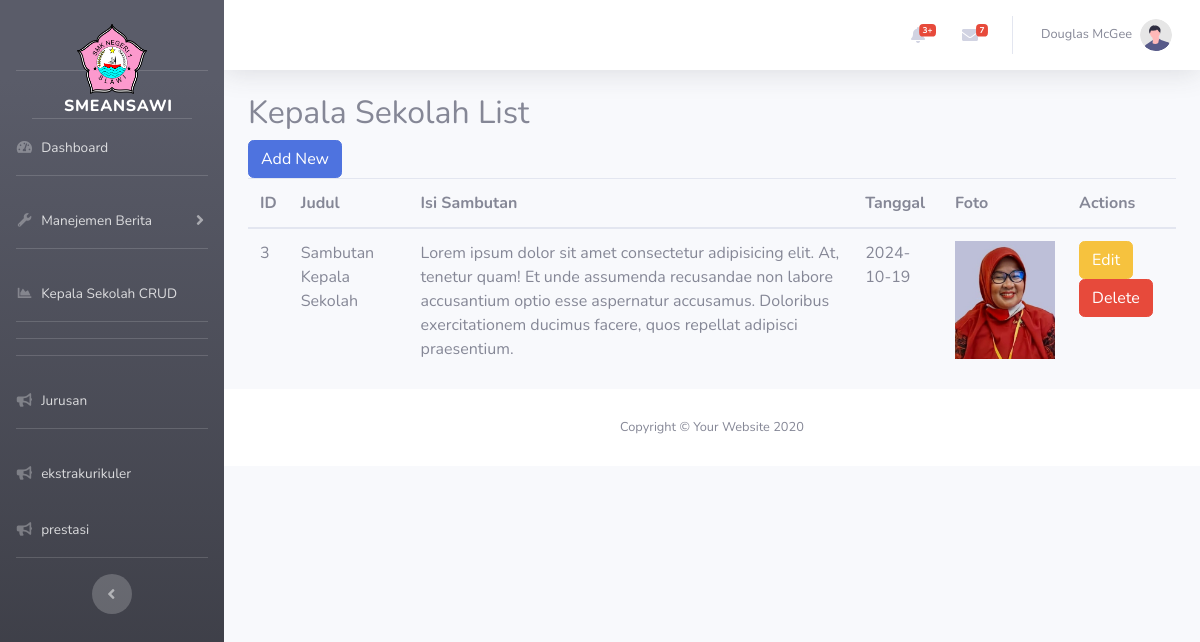
Before: /index.php/kepalasekolah with the older database file.
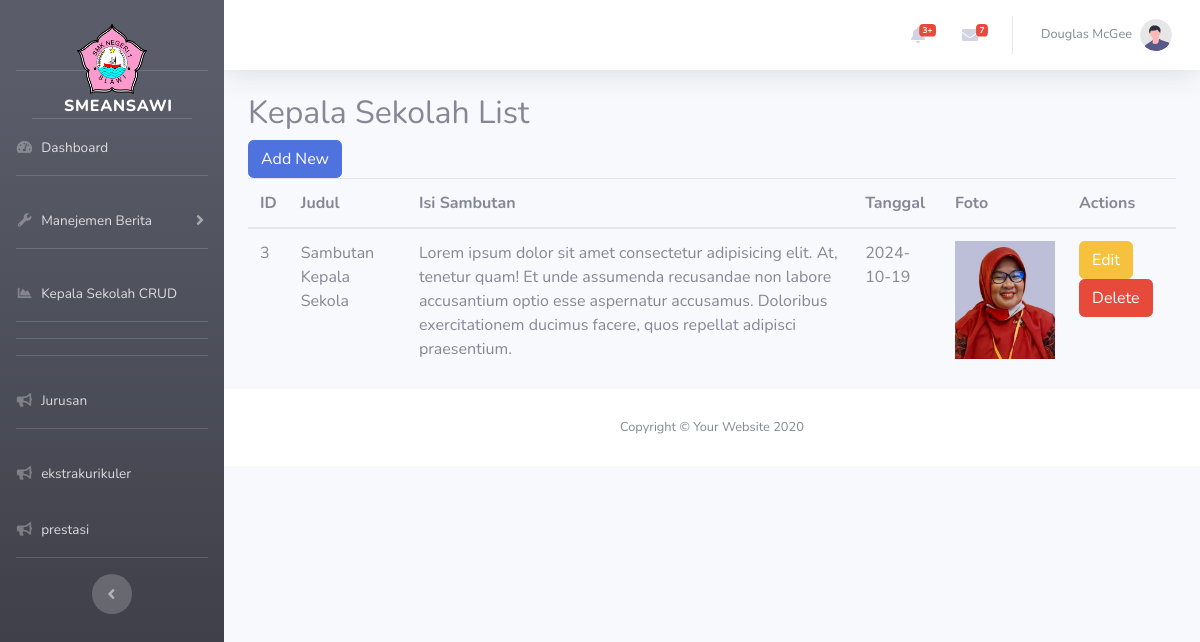
After: the same page with the newer database file.
### tables this page shows
CREATE TABLE `kepalasekolah` (
  `id` int NOT NULL,
  `judul` varchar(255) NOT NULL,
  `isisambutan` text NOT NULL,
  `tanggal` date NOT NULL,
  `foto` varchar(255) DEFAULT NULL,
  `user_id` int DEFAULT NULL
);

### application/controllers/Kepalasekolah.php (called while the page is built, shortened)
<?php
class Kepalasekolah extends CI_Controller {
    public function __construct() {
        $this->load->model('Kepalasekolah_model');
        $this->load->library('form_validation');
    }
    public function index() {
        $data['kepalasekolah'] = $this->Kepalasekolah_model->get_all();
        $this->load->view('admin/header');
        $this->load->view('admin/sidebar');
        $this->load->view('admin/kepalasekolah/kepalasekolah_crud', $data);
        $this->load->view('admin/footer');
    }
}

### index.php (called while the page is built, shortened)
<?php
require_once BASEPATH.'core/CodeIgniter.php';

### application/models/Kepalasekolah_model.php (called while the page is built, shortened)
<?php
class Kepalasekolah_model extends CI_Model {
    public function get_all() {
        $query = $this->db->get('kepalasekolah');
        return $query->result_array();
    }
}

### application/views/admin/kepalasekolah/kepalasekolah_crud.php (the view)
<div class="container">
    <h2>Kepala Sekolah List</h2>
    <a href="<?= base_url('kepalasekolah/create'); ?>" class="btn btn-primary">Add New</a>
    <table class="table">
        <thead>
            <tr>
                <th>ID</th>
                <th>Judul</th>
                <th>Isi Sambutan</th>
                <th>Tanggal</th>
                <th>Foto</th>
                <th>Actions</th>
            </tr>
        </thead>
        <tbody>
            <?php foreach ($kepalasekolah as $item): ?>
                <tr>
                    <td><?= $item['id']; ?></td>
                    <td><?= $item['judul']; ?></td>
                    <td><?= $item['isisambutan']; ?></td>
                    <td><?= $item['tanggal']; ?></td>
                    <td><img src="<?= base_url('uploads/kepalasekolah/' . $item['foto']); ?>" width="100"></td>
                    <td>
                        <a href="<?= base_url('kepalasekolah/edit/' . $item['id']); ?>" class="btn btn-warning">Edit</a>
                        <a href="<?= base_url('kepalasekolah/delete/' . $item['id']); ?>" class="btn btn-danger" onclick="return confirm('Are you sure?')">Delete</a>
                    </td>
                </tr>
            <?php endforeach; ?>
        </tbody>
    </table>
</div>

### application/views/admin/header.php (shortened to what this page needs)
<!DOCTYPE html>
<html lang="en">
<head><script type="text/javascript" src="/___vscode_livepreview_injected_script"></script>
    <link href="<?php echo base_url('template/assets/vendor/fontawesome-free/css/all.min.css'); ?>" rel="stylesheet" type="text/css">
    <link href="<?php echo base_url('template/admin/css/sb-admin-2.min.css'); ?>" rel="stylesheet">
</head>

### application/views/admin/sidebar.php (shortened to what this page needs)
<body id="page-top">
    <div id="wrapper">
        <ul class="navbar-nav bg-gradient-dark sidebar sidebar-dark accordion" id="accordionSidebar">
            <a class="sidebar-brand justify-content-center" href="index.html">
                <div class="logo"><img src="<?php echo base_url('template/assets/img/smkn 1 slawi.png'); ?> " style="width: 70px; height: 70px;"></div>
                <div class="sidebar-brand-text mx-5 " style="text-align: center; color: white;">SMEANSAWI</div>
                <hr class="sidebar-divider">
            </a>
            <li class="nav-item">
                <a class="nav-link" href="<?php echo base_url('admin');?>">
                    <i class="fas fa-fw fa-tachometer-alt"></i>
                    <span>Dashboard</span></a>
            </li>
            <hr class="sidebar-divider">
            <li class="nav-item">
                <a class="nav-link collapsed" href="#" data-toggle="collapse" data-target="#collapseUtilities"
                    aria-expanded="true" aria-controls="collapseUtilities">
                    <i class="fas fa-fw fa-wrench"></i>
                    <span>Manejemen Berita</span>
                </a>
            </li>
            <hr class="sidebar-divider">
            <li class="nav-item">
    <a class="nav-link" href="<?= base_url('kepalasekolah'); ?>">
        <i class="fas fa-fw fa-chart-area"></i>
        <span>Kepala Sekolah CRUD</span>
    </a>
</li>
<hr class="sidebar-divider">
                <hr class="sidebar-divider">
                <hr class="sidebar-divider">
                <li class="nav-item">
                    <a class="nav-link" href="<?php echo base_url('jurusan'); ?>">
                        <i class="fas fa-fw fa-bullhorn"></i>
                        <span>Jurusan</span>
                    </a>
                </li>
                <hr class="sidebar-divider">
                <li class="nav-item">
                    <a class="nav-link" href="<?php echo base_url('ekstrakurikuler'); ?>">
                        <i class="fas fa-fw fa-bullhorn"></i>
                        <span>ekstrakurikuler</span>
                    </a>
                </li>
                <li class="nav-item">
                    <a class="nav-link" href="<?php echo base_url('prestasi'); ?>">
                        <i class="fas fa-fw fa-bullhorn"></i>
                        <span>prestasi</span>
                    </a>
                </li>
            <hr class="sidebar-divider d-none d-md-block">
            <div class="text-center d-none d-md-inline">
                <button class="rounded-circle border-0" id="sidebarToggle"></button>
            </div>
        </ul>
        <div id="content-wrapper" class="d-flex flex-column">
            <div id="content">
                <nav class="navbar navbar-expand navbar-light bg-white topbar mb-4 static-top shadow">
                    <ul class="navbar-nav ml-auto">
                        <li class="nav-item dropdown no-arrow mx-1">
                            <a class="nav-link dropdown-toggle" href="#" id="alertsDropdown" role="button"
                                data-toggle="dropdown" aria-haspopup="true" aria-expanded="false">
                                <i class="fas fa-bell fa-fw"></i>
                                <span class="badge badge-danger badge-counter">3+</span>
                            </a>
                        </li>
                        <li class="nav-item dropdown no-arrow mx-1">
                            <a class="nav-link dropdown-toggle" href="#" id="messagesDropdown" role="button"
                                data-toggle="dropdown" aria-haspopup="true" aria-expanded="false">
                                <i class="fas fa-envelope fa-fw"></i>
                                <span class="badge badge-danger badge-counter">7</span>
                            </a>
                        </li>
                        <li class="nav-item dropdown no-arrow">
                            <a class="nav-link dropdown-toggle" href="#" id="userDropdown" role="button"
                                data-toggle="dropdown" aria-haspopup="true" aria-expanded="false">
                                <span class="mr-2 d-none d-lg-inline text-gray-600 small">Douglas McGee</span>
                                <img class="img-profile rounded-circle"
                                    src="<?php echo base_url('template/admin/img/undraw_profile.svg'); ?>">
                            </a>
                        </li>
                    </ul>
                </nav>

### application/views/admin/footer.php (shortened to what this page needs)
            <footer class="sticky-footer bg-white">
                <div class="container my-auto">
                    <div class="copyright text-center my-auto">
                        <span>Copyright &copy; Your Website 2020</span>
                    </div>
                </div>
            </footer>
        </div>
    </div>
</body>
</html>

Changed rows visible on the page:
changed kepalasekolah id 3: judul "Sambutan Kepala Sekolah" → "Sambutan Kepala Sekola"
